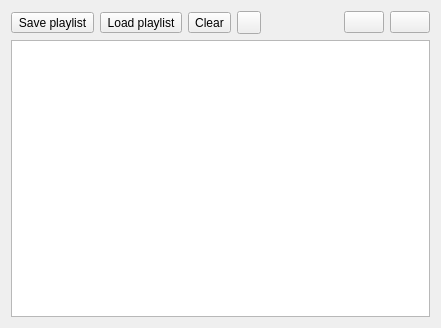
<?xml version="1.0" encoding="UTF-8"?>
<ui version="4.0">
 <class>MediaPlaylist</class>
 <widget class="QWidget" name="MediaPlaylist">
  <property name="geometry">
   <rect>
    <x>0</x>
    <y>0</y>
    <width>441</width>
    <height>328</height>
   </rect>
  </property>
  <property name="windowTitle">
   <string>Form</string>
  </property>
  <layout class="QVBoxLayout" name="verticalLayout_2">
   <item>
    <layout class="QVBoxLayout" name="verticalLayout">
     <item>
      <layout class="QHBoxLayout" name="horizontalLayout">
       <item>
        <widget class="QToolButton" name="savePlaylistButton">
         <property name="text">
          <string>Save playlist</string>
         </property>
        </widget>
       </item>
       <item>
        <widget class="QToolButton" name="loadPlaylistButton">
         <property name="text">
          <string>Load playlist</string>
         </property>
        </widget>
       </item>
       <item>
        <widget class="QToolButton" name="clearButton">
         <property name="text">
          <string>Clear</string>
         </property>
        </widget>
       </item>
       <item>
        <widget class="QToolButton" name="clipPlaylistButton">
         <property name="text">
          <string/>
         </property>
         <property name="icon">
          <iconset resource="galacteek.qrc">
           <normaloff>:/share/icons/clipboard.png</normaloff>:/share/icons/clipboard.png</iconset>
         </property>
        </widget>
       </item>
       <item>
        <layout class="QHBoxLayout" name="horizontalLayout_2">
         <property name="sizeConstraint">
          <enum>QLayout::SetMaximumSize</enum>
         </property>
         <item>
          <spacer name="horizontalSpacer_2">
           <property name="orientation">
            <enum>Qt::Horizontal</enum>
           </property>
           <property name="sizeHint" stdset="0">
            <size>
             <width>40</width>
             <height>20</height>
            </size>
           </property>
          </spacer>
         </item>
         <item>
          <widget class="QPushButton" name="previousButton">
           <property name="toolTip">
            <string>&lt;html&gt;&lt;head/&gt;&lt;body&gt;&lt;p&gt;Previous&lt;/p&gt;&lt;/body&gt;&lt;/html&gt;</string>
           </property>
           <property name="text">
            <string/>
           </property>
          </widget>
         </item>
         <item>
          <widget class="QPushButton" name="nextButton">
           <property name="toolTip">
            <string>&lt;html&gt;&lt;head/&gt;&lt;body&gt;&lt;p&gt;Next&lt;/p&gt;&lt;/body&gt;&lt;/html&gt;</string>
           </property>
           <property name="text">
            <string/>
           </property>
          </widget>
         </item>
        </layout>
       </item>
      </layout>
     </item>
     <item>
      <layout class="QVBoxLayout" name="verticalLayout_3">
       <item>
        <widget class="QListView" name="listView"/>
       </item>
      </layout>
     </item>
    </layout>
   </item>
  </layout>
 </widget>
 <resources>
  <include location="galacteek.qrc"/>
 </resources>
 <connections/>
</ui>
